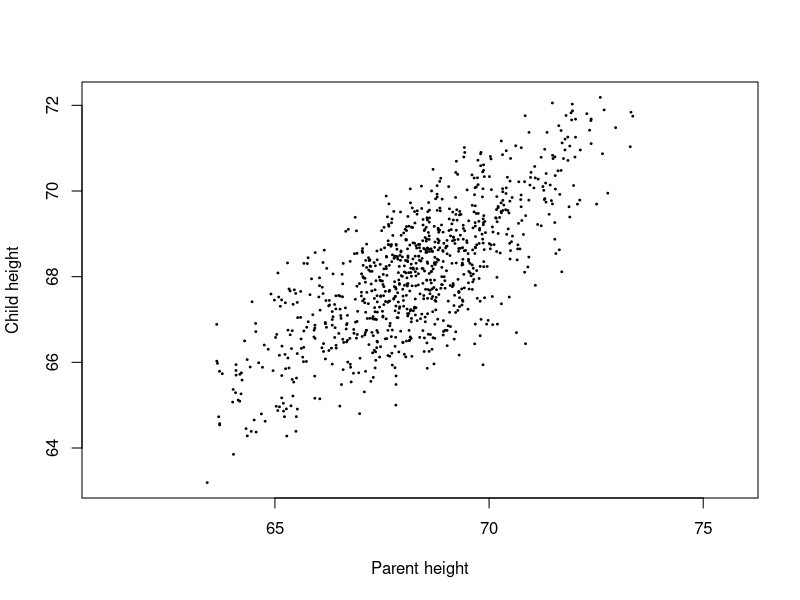
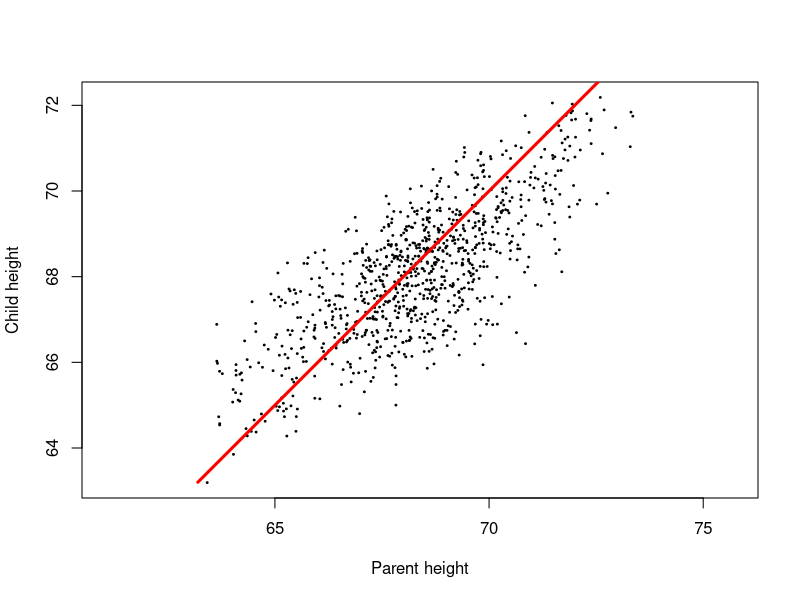
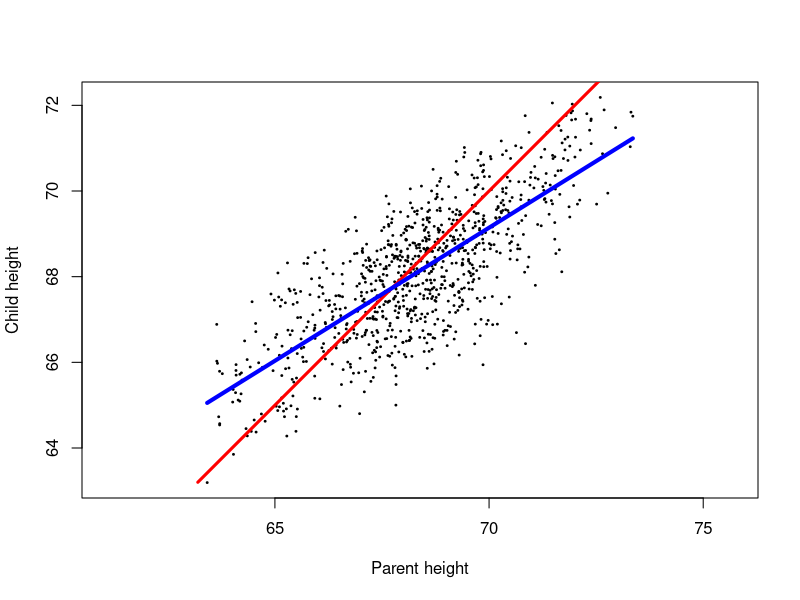
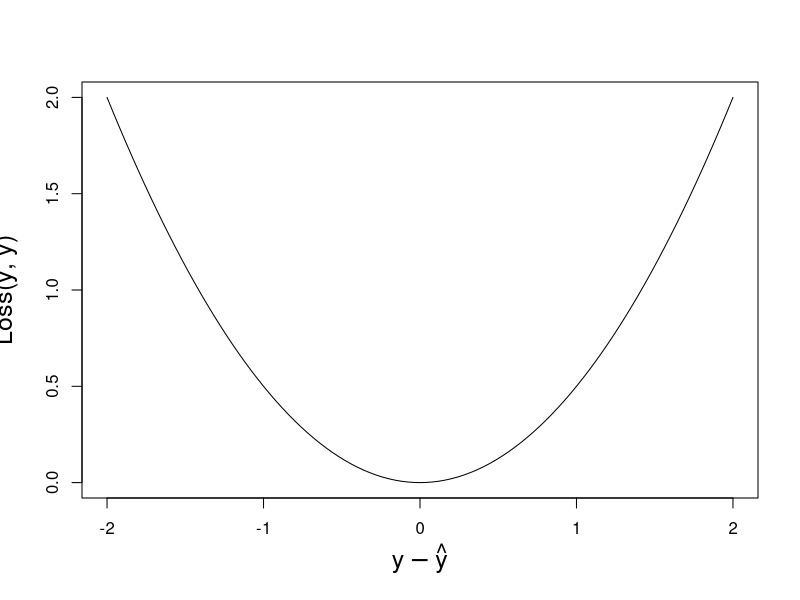
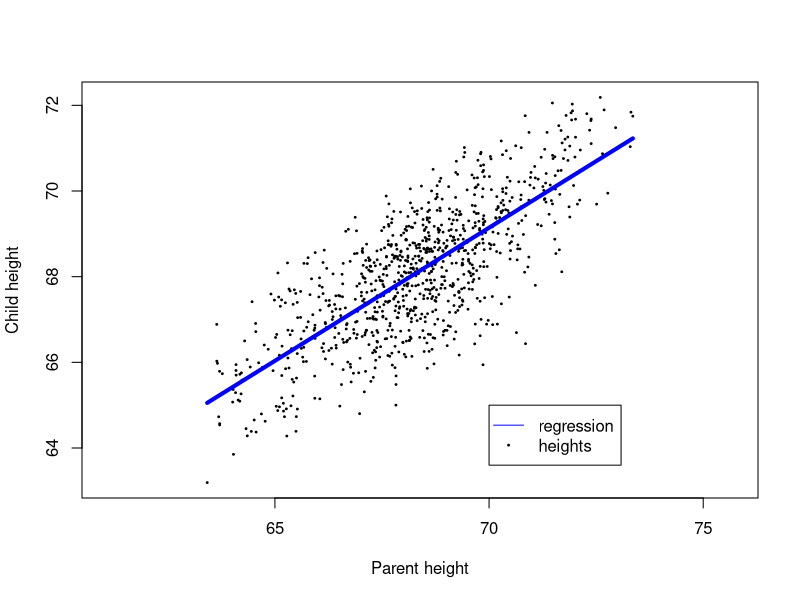
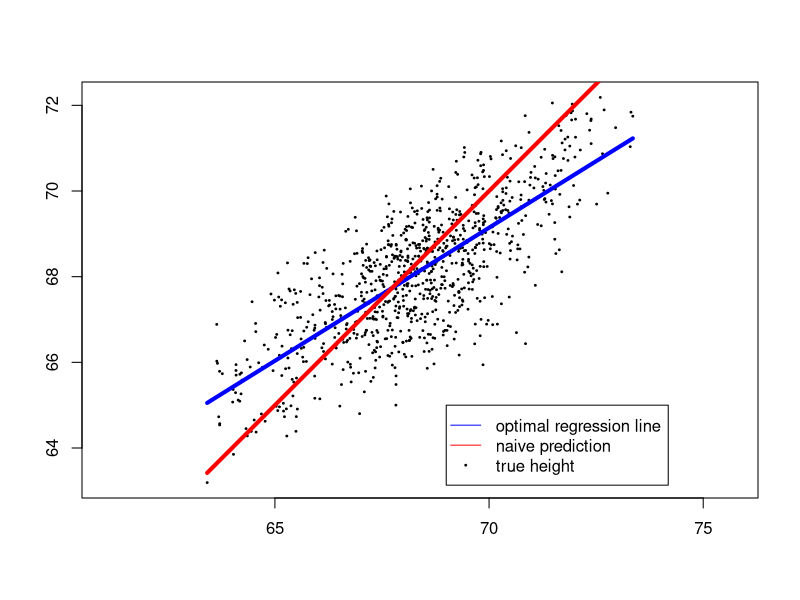
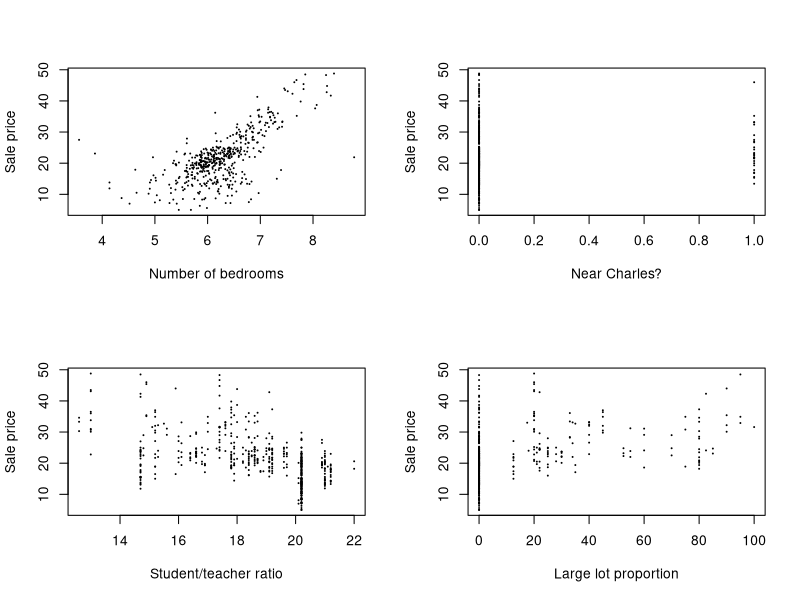
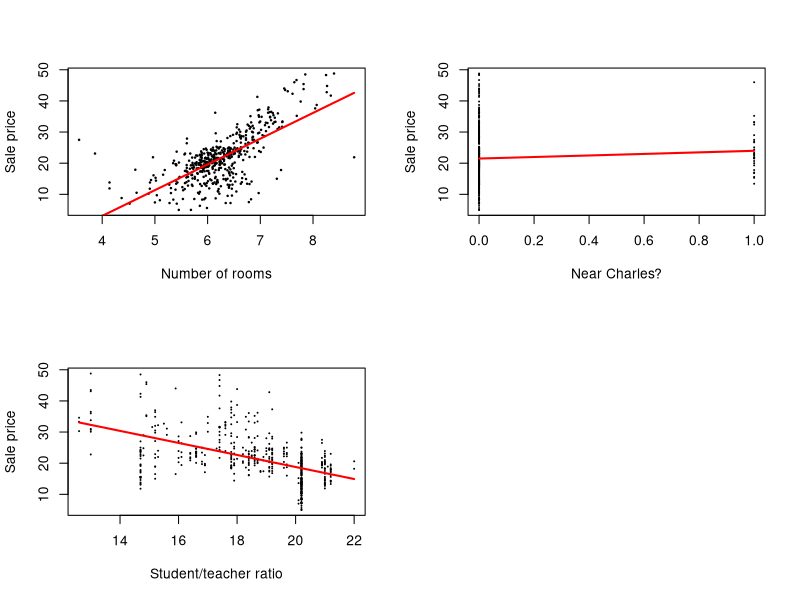

R code for these plots, in order:
## ---- chunk 1
#source('http://datascience101.stanford.edu/profile.R')
knitr::opts_chunk$set(echo = FALSE,
                      root.dir="./")
## ---- chunk 2
heights = read.csv("data/galton.csv", row.names = 1);
plot(heights$parent, heights$child,
     pch = 19, cex = .25, xlab="", ylab="", asp=1);
title(xlab = "Parent height", ylab = "Child height");
## ---- chunk 3
plot(heights$parent, heights$child,
     pch = 19, cex = .25, xlab="", ylab="", asp=1);
lines(c(63.2, 73), c(63.2, 73), col="red",  # Plot straight line
     type="l", lwd=3, asp=1, main = "", xlab = "", ylab="");
title(xlab = "Parent height", ylab = "Child height");
## ---- chunk 4
plot(heights$parent, heights$child,
     pch = 19, cex = .25, xlab="", ylab="", asp=1);
lines(c(63.2, 73), c(63.2, 73), col="red",
     type="l", lwd=3, asp=1, main = "", xlab = "", ylab="");
linreg = lm(formula = heights$child ~ heights$parent);
lines(heights$parent, linreg$fitted.values, col="blue", lwd=4);
title(xlab = "Parent height", ylab = "Child height");
## ---- chunk 5
library(graphics)
x = seq(-2, 2, len=101);
y = x^2 / 2;
matplot(x, y, type="l", xlab = expression(y - hat(y)),
        ylab = expression(paste("Loss(", y, ", ", hat(y), ")")),
        cex.lab = 1.5)
## ---- chunk 6
## Read in data, with names in first row
heights = read.csv("data/galton.csv", row.names = 1);
linreg = lm(formula = heights$child ~ heights$parent);
## ---- chunk 7
plot(heights$parent, heights$child,
     pch = 19, cex = .25, xlab="", ylab="", asp=1);
lines(heights$parent, linreg$fitted.values, col = "blue", lwd=4);
title(xlab = "Parent height", ylab = "Child height");
legend(70, 65, legend = c("regression", "heights"), lty = c(1, NA),
       pch = c(NA, 19), col = c("blue", "black"),
       pt.cex = c(1, .25), pt.lwd = c(4, 1))
## ---- chunk 8
mean.squared.naive.residual = mean((heights$parent - heights$child)^2);
mean.squared.fit.residual = mean(linreg$residuals^2);
cat(paste("Mean squared residuals for naive prediction:", mean.squared.naive.residual,
          "\n"));
cat(paste("Mean squared residuals for fit prediction:", mean.squared.fit.residual,
          "\n"));
## ---- chunk 9
plot(heights$parent, heights$child,
     pch = 19, cex = .25, xlab="", ylab="", asp=1);
lines(heights$parent, linreg$fitted.values, col = "blue", lwd=4);
lines(heights$parent, heights$parent, col="red", lwd=4);
legend(69, 65,
       legend = c("optimal regression line", "naive prediction", "true height"),
       lty = c(1, 1, NA),
       pch = c(NA, NA, 19), col = c("blue", "red", "black"),
       pt.cex = c(1, 1, .25), pt.lwd = c(4, 4, 1))

## ---- chunk 10
library(MASS);
data(Boston);
boston = Boston;
## Remove the $500,000 sale price, as it is censored data we ignore
boston = boston[boston$medv != 50, ];
## Plot four of the individual predictors against price
par(mfrow = c(2, 2));
plot(boston$rm, boston$medv, xlab = "Number of bedrooms",
     ylab = "Sale price", pch=19, cex=.15);
plot(boston$chas, boston$medv, xlab = "Near Charles?",
     ylab = "Sale price", pch=19, cex=.15);
plot(boston$ptratio, boston$medv, xlab = "Student/teacher ratio",
     ylab = "Sale price", pch=19, cex=.15);
plot(boston$zn, boston$medv, xlab = "Large lot proportion",
     ylab = "Sale price", pch=19, cex=.15);
## ---- chunk 11
linreg = lm(formula = medv ~ rm, data = boston);
plot(boston$rm, boston$medv, xlab = "Number of rooms",
     ylab = "Sale price", pch=19, cex=.25);
lines(boston$rm, linreg$fitted.values, col="red", lw = 2);
cat(paste("Mean squared error: ", mean(linreg$residuals^2)), "\n");
## ---- chunk 12
plot(boston$chas, boston$medv, xlab = "Near Charles?",
     ylab = "Sale price", pch=19, cex=.15);
linreg = lm(formula = medv ~ chas, data = boston);
lines(boston$chas, linreg$fitted.values, col = "red", lw = 2);
cat(paste("Mean squared error: ", mean(linreg$residuals^2)), "\n");
## ---- chunk 13
plot(boston$ptratio, boston$medv, xlab = "Student/teacher ratio",
     ylab = "Sale price", pch=19, cex=.15);
linreg = lm(formula = medv ~ ptratio, data = boston);
lines(boston$ptratio, linreg$fitted.values, col = "red", lw = 2);
cat(paste("Mean squared error: ", mean(linreg$residuals^2)), "\n");
## ---- chunk 14
par(mfrow = c(1, 2));
reg.rm = lm(formula = medv ~ rm, data = boston);
plot(boston$rm, boston$medv, xlab = "Number of rooms",
     ylab = "Sale price", pch=19, cex=.15,
     main = paste("Mean Sq. Error", round(mean(reg.rm$residuals^2), digits=2)));
lines(boston$rm, reg.rm$fitted.values, col="red", lw = 2);
reg.ptratio = lm(formula = medv ~ ptratio, data = boston);
plot(boston$ptratio, boston$medv, xlab = "Student/teacher ratio",
     ylab = "Sale price", pch=19, cex=.15,
     main = paste("Mean Sq. Error",
         round(mean(reg.ptratio$residuals^2), digits=2)));
lines(boston$ptratio, reg.ptratio$fitted.values, col="red", lw = 2);
## ---- chunk 15
reg.both = lm(formula = medv ~ rm + ptratio, data = boston)
cat(paste("Mean squared error (just rooms):",
          round(mean(reg.rm$residuals^2), digits = 2), "\n"));
cat(paste("Mean squared error (just student/teacher):",
          round(mean(reg.ptratio$residuals^2), digits = 2), "\n"));
cat(paste("Mean squared error (both):",
          round(mean(reg.both$residuals^2), digits = 2), "\n"));
## ---- chunk 16
fullregression = lm(formula = medv ~ ., data = boston)
plot(fullregression$fitted.values, boston$medv, type = "p", pch = 4,
     col = rgb(0, 0, 1),
     xlab = "Predicted price", ylab = "Actual price");
points(reg.rm$fitted.values, boston$medv, pch = 2,
       col = rgb(1, .5, .1));
legend(x = 0, y = 40, legend = c("All variables", "Only rooms"),
       col = c(rgb(0, 0, 1), rgb(1, .5, .1)), pch = c(4, 2));
cat(paste("Mean squared error for all:",
          round(mean(fullregression$residuals^2), digits=3), "\n"));
